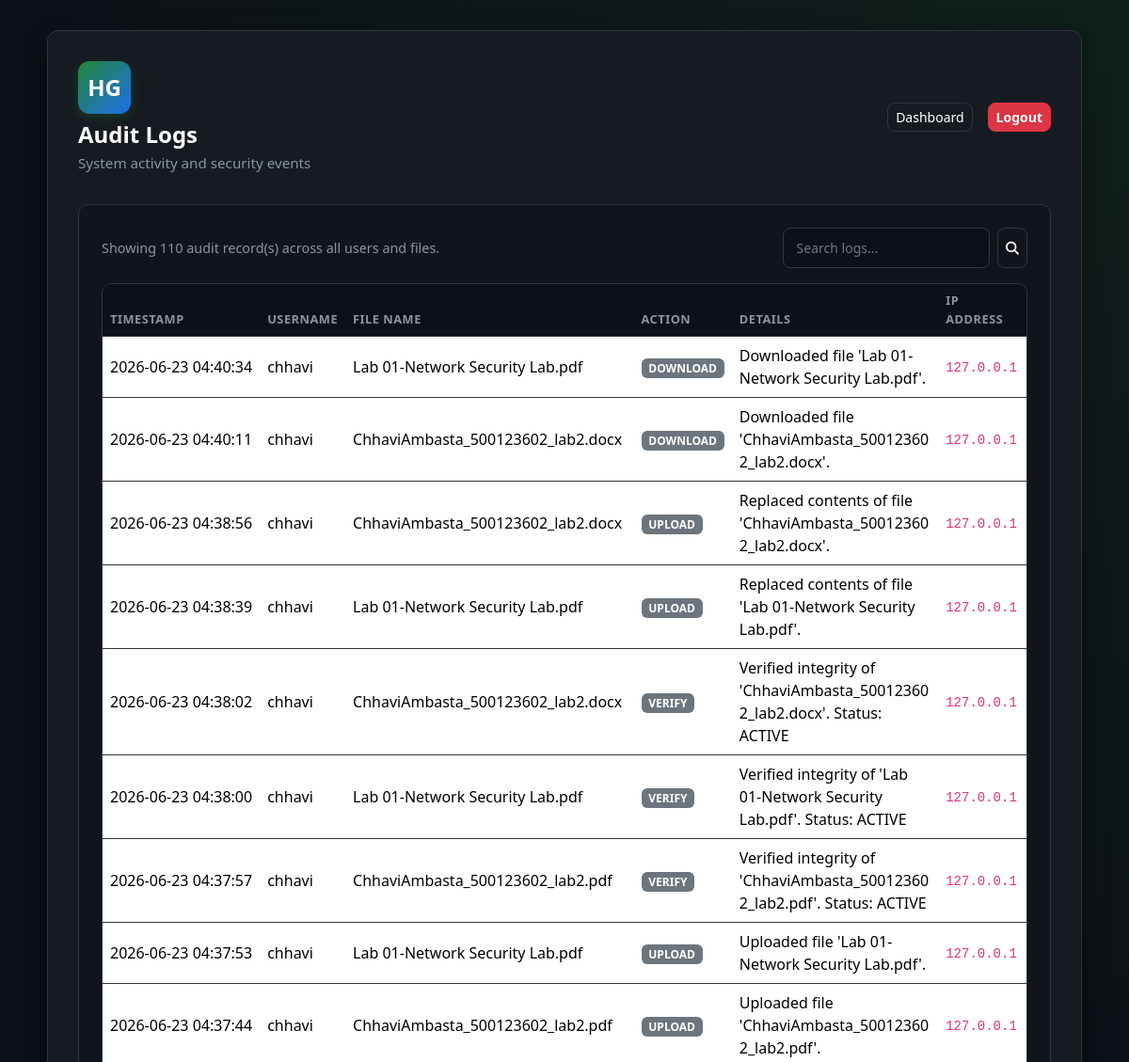
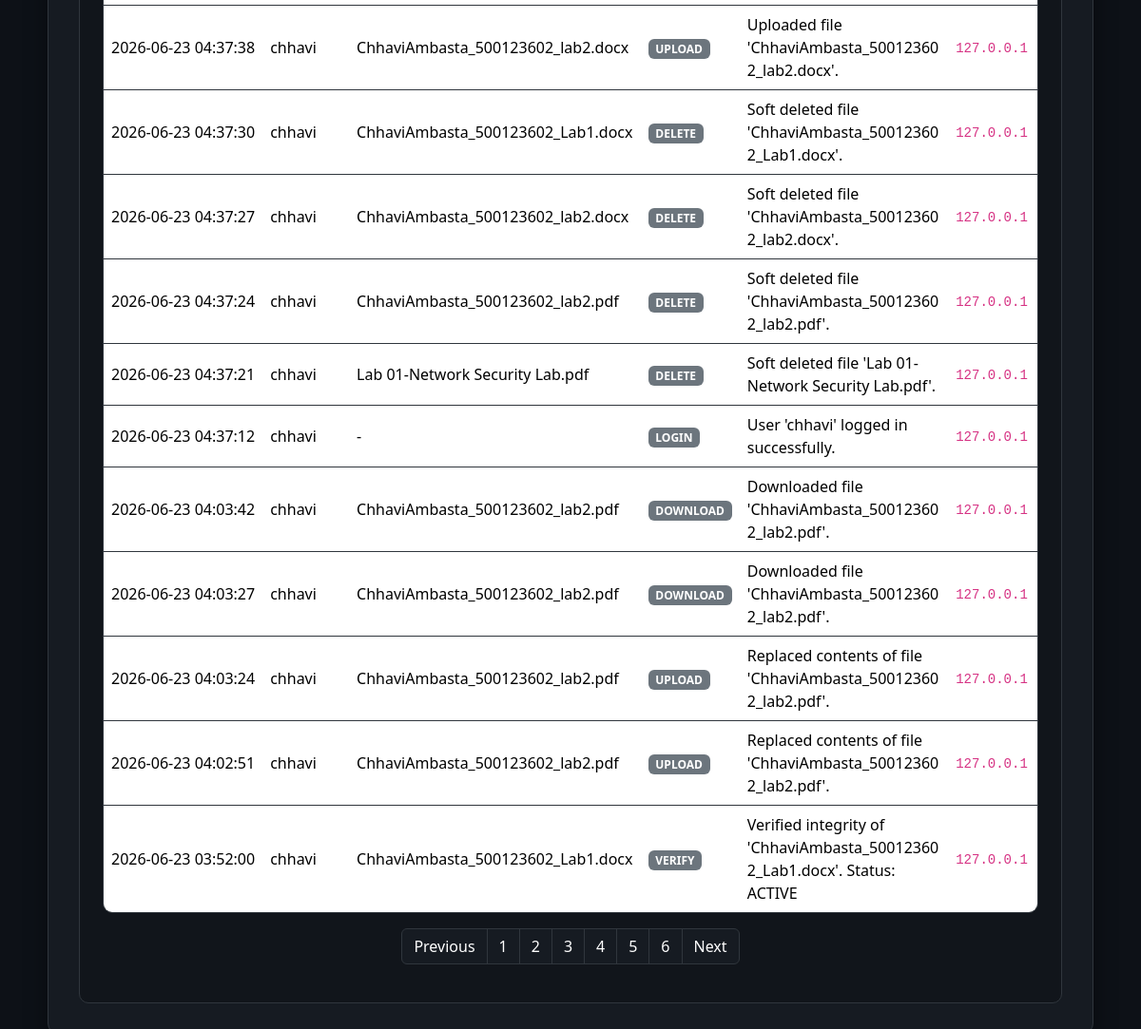
The page /audit-logs (signed in) on the database its author committed (2 pictures, top to bottom).
### tables this page shows
CREATE TABLE audit_logs (
    id INTEGER PRIMARY KEY AUTOINCREMENT,
    user_id INTEGER,
    file_id INTEGER,
    action TEXT NOT NULL,
    details TEXT,
    ip_address TEXT,
    timestamp TIMESTAMP DEFAULT CURRENT_TIMESTAMP,
    FOREIGN KEY (user_id) REFERENCES users(id),
    FOREIGN KEY (file_id) REFERENCES files(id)
);

CREATE TABLE users (
    id INTEGER PRIMARY KEY AUTOINCREMENT,
    username TEXT NOT NULL UNIQUE,
    email TEXT NOT NULL UNIQUE,
    password_hash TEXT NOT NULL,
    created_at TIMESTAMP DEFAULT CURRENT_TIMESTAMP
, security_question TEXT NOT NULL DEFAULT 'q1', security_answer_hash TEXT NOT NULL DEFAULT '', email_verified INTEGER NOT NULL DEFAULT 0, last_login TIMESTAMP, account_status TEXT NOT NULL DEFAULT 'ACTIVE', failed_attempts INTEGER NOT NULL DEFAULT 0, locked_until TIMESTAMP);

CREATE TABLE files (
    id INTEGER PRIMARY KEY AUTOINCREMENT,
    owner_id INTEGER NOT NULL,
    original_filename TEXT NOT NULL,
    stored_filename TEXT NOT NULL,
    file_extension TEXT NOT NULL,
    file_size INTEGER NOT NULL,
    mime_type TEXT NOT NULL,
    sha256_hash TEXT NOT NULL,
    upload_time TIMESTAMP DEFAULT CURRENT_TIMESTAMP,
    last_verified TIMESTAMP,
    status TEXT NOT NULL DEFAULT 'ACTIVE',
    is_deleted INTEGER NOT NULL DEFAULT 0, content_hash TEXT,
    FOREIGN KEY (owner_id) REFERENCES users(id)
);

### app.py (the view, shortened to what this page needs)
@app.route("/audit-logs")
@login_required
def audit_logs():
    conn = get_db_connection()
    try:
        search = request.args.get("search", "").strip()
        page = request.args.get("page", 1, type=int)
        per_page = 20
        offset = (page - 1) * per_page
        base_query = """
            SELECT a.id, a.timestamp, a.action, a.details, a.ip_address,
                   u.username, f.original_filename
            FROM audit_logs a
            LEFT JOIN users u ON a.user_id = u.id
            LEFT JOIN files f ON a.file_id = f.id
        """
        count_query = """
            SELECT COUNT(*) as total
            FROM audit_logs a
            LEFT JOIN users u ON a.user_id = u.id
            LEFT JOIN files f ON a.file_id = f.id
        """
        params = []
        base_query += " ORDER BY a.timestamp DESC LIMIT ? OFFSET ?"
        total_row = conn.execute(count_query, params).fetchone()
        total = total_row["total"] if total_row else 0
        total_pages = max(1, (total + per_page - 1) // per_page)
        logs = conn.execute(base_query, params + [per_page, offset]).fetchall()
    finally:
        conn.close()
    return render_template(
        "audit_logs.html",
        username=session.get("username"),
        logs=logs,
        search=search,
        page=page,
        total_pages=total_pages,
        total=total,
    )

### app.py (called while the page is built)
def get_db_connection():
    conn = sqlite3.connect(DATABASE_PATH)
    conn.row_factory = sqlite3.Row
    return conn

def utc_now():
    return datetime.utcnow()

def login_required(view_func):
    @wraps(view_func)
    def wrapped_view(*args, **kwargs):
        if "user_id" not in session:
            flash("Please log in to access the dashboard.", "warning")
            return redirect(url_for("login"))
        last_activity = session.get("last_activity")
        if last_activity and (utc_now().timestamp() - last_activity) > SESSION_TIMEOUT_SECONDS:
            session.clear()
            flash("Your session has expired due to inactivity. Please log in again.", "warning")
            return redirect(url_for("login"))
        session["last_activity"] = utc_now().timestamp()
        return view_func(*args, **kwargs)
    return wrapped_view

@app.context_processor
def inject_notifications():
    if "user_id" in session:
        conn = get_db_connection()
        try:
            notifications_list = conn.execute(
                """
                SELECT * FROM notifications
                WHERE user_id = ?
                ORDER BY created_at DESC
                LIMIT 8
                """,
                (session["user_id"],),
            ).fetchall()
            unread_count = conn.execute(
                "SELECT COUNT(*) FROM notifications WHERE user_id = ? AND is_read = 0",
                (session["user_id"],),
            ).fetchone()[0]
        finally:
            conn.close()
        return {
            "notifications": notifications_list,
            "unread_notifications_count": unread_count,
        }
    return {
        "notifications": [],
        "unread_notifications_count": 0,
    }

### templates/audit_logs.html (shortened to what this page needs)
<!DOCTYPE html>
<html lang="en">
<head>
    <link href="https://cdn.jsdelivr.net/npm/bootstrap@5.3.3/dist/css/bootstrap.min.css" rel="stylesheet">
    <link rel="stylesheet" href="https://cdnjs.cloudflare.com/ajax/libs/font-awesome/6.4.0/css/all.min.css">
    <link rel="stylesheet" href="{{ url_for('static', filename='css/style.css') }}">
</head>
<body>
    <div class="dashboard-wrapper">
        <div class="container dashboard-container">
            <div class="dashboard-card dashboard-card-wide mx-auto">
                <div class="dashboard-header">
                    <div>
                        <div class="brand-logo mb-2">HG</div>
                        <h1 class="welcome-text">Audit Logs</h1>
                        <p class="welcome-subtext">System activity and security events</p>
                    </div>
                    <div class="dashboard-actions d-flex align-items-center">
                        <a href="{{ url_for('dashboard') }}" class="btn btn-outline-light btn-sm me-2">Dashboard</a>
                        <a href="{{ url_for('logout') }}" class="btn btn-danger btn-sm">Logout</a>
                    </div>
                </div>
                <section class="dashboard-section">
                    <div class="d-flex justify-content-between align-items-center mb-3">
                        <p class="section-description mb-0">
                            Showing {{ total }} audit record(s) across all users and files.
                        </p>
                        <form action="{{ url_for('audit_logs') }}" method="GET" class="d-flex" role="search">
                            <input type="text" name="search" class="form-control form-control-sm me-2" placeholder="Search logs..." value="{{ search }}" style="width: 220px; background-color: var(--bg-primary); color: var(--text-primary); border-color: var(--border-color);">
                            <button type="submit" class="btn btn-outline-light btn-sm">
                                <i class="fa-solid fa-search"></i>
                            </button>
                        </form>
                    </div>
                    {% if logs %}
                        <div class="table-responsive files-table-wrapper">
                            <table class="table files-table align-middle">
                                <thead>
                                    <tr>
                                        <th>Timestamp</th>
                                        <th>Username</th>
                                        <th>File Name</th>
                                        <th>Action</th>
                                        <th>Details</th>
                                        <th>IP Address</th>
                                    </tr>
                                </thead>
                                <tbody>
                                    {% for log in logs %}
                                        <tr>
                                            <td style="white-space: nowrap;">{{ log.timestamp }}</td>
                                            <td>{{ log.username or 'System' }}</td>
                                            <td>{{ log.original_filename or '-' }}</td>
                                            <td><span class="badge bg-secondary">{{ log.action }}</span></td>
                                            <td style="max-width: 300px; word-break: break-word;">{{ log.details or '-' }}</td>
                                            <td><code>{{ log.ip_address or '-' }}</code></td>
                                        </tr>
                                    {% endfor %}
                                </tbody>
                            </table>
                        </div>
                        {% if total_pages > 1 %}
                            <nav aria-label="Audit log pagination" class="mt-3">
                                <ul class="pagination justify-content-center">
                                    <li class="page-item {% if page <= 1 %}disabled{% endif %}">
                                        <a class="page-link" href="{{ url_for('audit_logs', page=page-1, search=search) }}" style="background-color: var(--bg-card); border-color: var(--border-color); color: var(--text-primary);">Previous</a>
                                    </li>
                                    {% for p in range(1, total_pages + 1) %}
                                        <li class="page-item {% if p == page %}active{% endif %}">
                                            <a class="page-link" href="{{ url_for('audit_logs', page=p, search=search) }}" style="background-color: var(--bg-card); border-color: var(--border-color); color: var(--text-primary);">{{ p }}</a>
                                        </li>
                                    {% endfor %}
                                    <li class="page-item {% if page >= total_pages %}disabled{% endif %}">
                                        <a class="page-link" href="{{ url_for('audit_logs', page=page+1, search=search) }}" style="background-color: var(--bg-card); border-color: var(--border-color); color: var(--text-primary);">Next</a>
                                    </li>
                                </ul>
                            </nav>
                        {% endif %}
                    {% else %}
                        <div class="empty-state mt-3">
                            <p class="mb-0">No audit logs found.</p>
                        </div>
                    {% endif %}
                </section>
            </div>
        </div>
    </div>
</body>
</html>

### static/css/style.css (style rules this page uses)
:root { --bg-primary: #0D1117; --bg-card: #161B22; --accent: #238636; --accent-hover: #2ea043; --text-primary: #FFFFFF; --text-muted: #8B949E; --border-color: #30363D; --danger: #DA3633; --warning: #D29922; --info: #58A6FF; }
* { box-sizing: border-box; }
body { background-color: var(--bg-primary); color: var(--text-primary); font-family: "Segoe UI", Tahoma, Geneva, Verdana, sans-serif; min-height: 100vh; }
.auth-card, .dashboard-card { background-color: var(--bg-card); border: 1px solid var(--border-color); border-radius: 12px; box-shadow: 0 8px 24px rgba(0, 0, 0, 0.4); width: 100%; max-width: 440px; padding: 2rem; }
.dashboard-card { max-width: 720px; }
.dashboard-card-wide { max-width: 1100px; }
.dashboard-container { max-width: 1200px; }
.brand-logo { width: 56px; height: 56px; background: linear-gradient(135deg, var(--accent), #1f6feb); border-radius: 12px; display: inline-flex; align-items: center; justify-content: center; font-size: 1.5rem; font-weight: 700; margin-bottom: 0.75rem; box-shadow: 0 4px 12px rgba(35, 134, 54, 0.3); }
.form-control { background-color: var(--bg-primary); border: 1px solid var(--border-color); color: var(--text-primary); border-radius: 8px; padding: 0.65rem 0.85rem; transition: border-color 0.2s ease, box-shadow 0.2s ease; }
.form-control::placeholder { color: #6E7681; }
.btn-outline-light { border-radius: 8px; border-color: var(--border-color); color: var(--text-primary); font-weight: 500; }
.btn-danger { border-radius: 8px; font-weight: 600; }
.dashboard-wrapper { min-height: 100vh; padding: 2rem 1rem; background: radial-gradient(circle at top right, rgba(35, 134, 54, 0.12), transparent 45%), var(--bg-primary); }
.dashboard-header { display: flex; align-items: center; justify-content: space-between; margin-bottom: 2rem; flex-wrap: wrap; gap: 1rem; }
.welcome-text { font-size: 1.5rem; font-weight: 600; margin-bottom: 0.25rem; }
.welcome-subtext { color: var(--text-muted); font-size: 0.95rem; margin-bottom: 0; }
.dashboard-section { background-color: rgba(13, 17, 23, 0.55); border: 1px solid var(--border-color); border-radius: 10px; padding: 1.5rem; }
.section-description { color: var(--text-muted); font-size: 0.9rem; margin-bottom: 1rem; }
.dashboard-actions { display: flex; gap: 0.5rem; flex-wrap: wrap; }
.files-table-wrapper { border: 1px solid var(--border-color); border-radius: 10px; overflow: hidden; }
.files-table { margin-bottom: 0; color: var(--text-primary); }
.files-table thead th { background-color: var(--bg-primary); border-bottom: 1px solid var(--border-color); color: var(--text-muted); font-size: 0.8rem; text-transform: uppercase; letter-spacing: 0.04em; }
.files-table tbody td { border-bottom: 1px solid var(--border-color); vertical-align: middle; }
.files-table tbody tr:last-child td { border-bottom: none; }

### rows shown on the page
audit_logs: timestamp "2026-06-23 04:40:34", username "chhavi", original_filename "Lab 01-Network Security Lab.pdf", action "DOWNLOAD", details "Downloaded file 'Lab 01-Network Security Lab.pdf'.", ip_address "127.0.0.1"
audit_logs: timestamp "2026-06-23 04:40:11", username "chhavi", original_filename "ChhaviAmbasta_500123602_lab2.docx", action "DOWNLOAD", details "Downloaded file 'ChhaviAmbasta_500123602_lab2.docx'.", ip_address "127.0.0.1"
audit_logs: timestamp "2026-06-23 04:38:56", username "chhavi", original_filename "ChhaviAmbasta_500123602_lab2.docx", action "UPLOAD", details "Replaced contents of file 'ChhaviAmbasta_500123602_lab2.docx'.", ip_address "127.0.0.1"
audit_logs: timestamp "2026-06-23 04:38:39", username "chhavi", original_filename "Lab 01-Network Security Lab.pdf", action "UPLOAD", details "Replaced contents of file 'Lab 01-Network Security Lab.pdf'.", ip_address "127.0.0.1"
audit_logs: timestamp "2026-06-23 04:38:02", username "chhavi", original_filename "ChhaviAmbasta_500123602_lab2.docx", action "VERIFY", details "Verified integrity of 'ChhaviAmbasta_500123602_lab2.docx'. Status: ACTIVE", ip_address "127.0.0.1"
audit_logs: timestamp "2026-06-23 04:38:00", username "chhavi", original_filename "Lab 01-Network Security Lab.pdf", action "VERIFY", details "Verified integrity of 'Lab 01-Network Security Lab.pdf'. Status: ACTIVE", ip_address "127.0.0.1"
audit_logs: timestamp "2026-06-23 04:37:57", username "chhavi", original_filename "ChhaviAmbasta_500123602_lab2.pdf", action "VERIFY", details "Verified integrity of 'ChhaviAmbasta_500123602_lab2.pdf'. Status: ACTIVE", ip_address "127.0.0.1"
audit_logs: timestamp "2026-06-23 04:37:53", username "chhavi", original_filename "Lab 01-Network Security Lab.pdf", action "UPLOAD", details "Uploaded file 'Lab 01-Network Security Lab.pdf'.", ip_address "127.0.0.1"
audit_logs: timestamp "2026-06-23 04:37:44", username "chhavi", original_filename "ChhaviAmbasta_500123602_lab2.pdf", action "UPLOAD", details "Uploaded file 'ChhaviAmbasta_500123602_lab2.pdf'.", ip_address "127.0.0.1"
audit_logs: timestamp "2026-06-23 04:37:38", username "chhavi", original_filename "ChhaviAmbasta_500123602_lab2.docx", action "UPLOAD", details "Uploaded file 'ChhaviAmbasta_500123602_lab2.docx'.", ip_address "127.0.0.1"
audit_logs: timestamp "2026-06-23 04:37:30", username "chhavi", original_filename "ChhaviAmbasta_500123602_Lab1.docx", action "DELETE", details "Soft deleted file 'ChhaviAmbasta_500123602_Lab1.docx'.", ip_address "127.0.0.1"
audit_logs: timestamp "2026-06-23 04:37:27", username "chhavi", original_filename "ChhaviAmbasta_500123602_lab2.docx", action "DELETE", details "Soft deleted file 'ChhaviAmbasta_500123602_lab2.docx'.", ip_address "127.0.0.1"
audit_logs: timestamp "2026-06-23 04:37:24", username "chhavi", original_filename "ChhaviAmbasta_500123602_lab2.pdf", action "DELETE", details "Soft deleted file 'ChhaviAmbasta_500123602_lab2.pdf'.", ip_address "127.0.0.1"
audit_logs: timestamp "2026-06-23 04:37:21", username "chhavi", original_filename "Lab 01-Network Security Lab.pdf", action "DELETE", details "Soft deleted file 'Lab 01-Network Security Lab.pdf'.", ip_address "127.0.0.1"
audit_logs: timestamp "2026-06-23 04:37:12", username "chhavi", original_filename "-", action "LOGIN", details "User 'chhavi' logged in successfully.", ip_address "127.0.0.1"
audit_logs: timestamp "2026-06-23 04:03:42", username "chhavi", original_filename "ChhaviAmbasta_500123602_lab2.pdf", action "DOWNLOAD", details "Downloaded file 'ChhaviAmbasta_500123602_lab2.pdf'.", ip_address "127.0.0.1"
audit_logs: timestamp "2026-06-23 04:03:27", username "chhavi", original_filename "ChhaviAmbasta_500123602_lab2.pdf", action "DOWNLOAD", details "Downloaded file 'ChhaviAmbasta_500123602_lab2.pdf'.", ip_address "127.0.0.1"
audit_logs: timestamp "2026-06-23 04:03:24", username "chhavi", original_filename "ChhaviAmbasta_500123602_lab2.pdf", action "UPLOAD", details "Replaced contents of file 'ChhaviAmbasta_500123602_lab2.pdf'.", ip_address "127.0.0.1"
audit_logs: timestamp "2026-06-23 04:02:51", username "chhavi", original_filename "ChhaviAmbasta_500123602_lab2.pdf", action "UPLOAD", details "Replaced contents of file 'ChhaviAmbasta_500123602_lab2.pdf'.", ip_address "127.0.0.1"
audit_logs: timestamp "2026-06-23 03:52:00", username "chhavi", original_filename "ChhaviAmbasta_500123602_Lab1.docx", action "VERIFY", details "Verified integrity of 'ChhaviAmbasta_500123602_Lab1.docx'. Status: ACTIVE", ip_address "127.0.0.1"

### other values the page prints
{{ total }} "110"
{{ p }} "1" "2" "3" "4" "5" "6"
